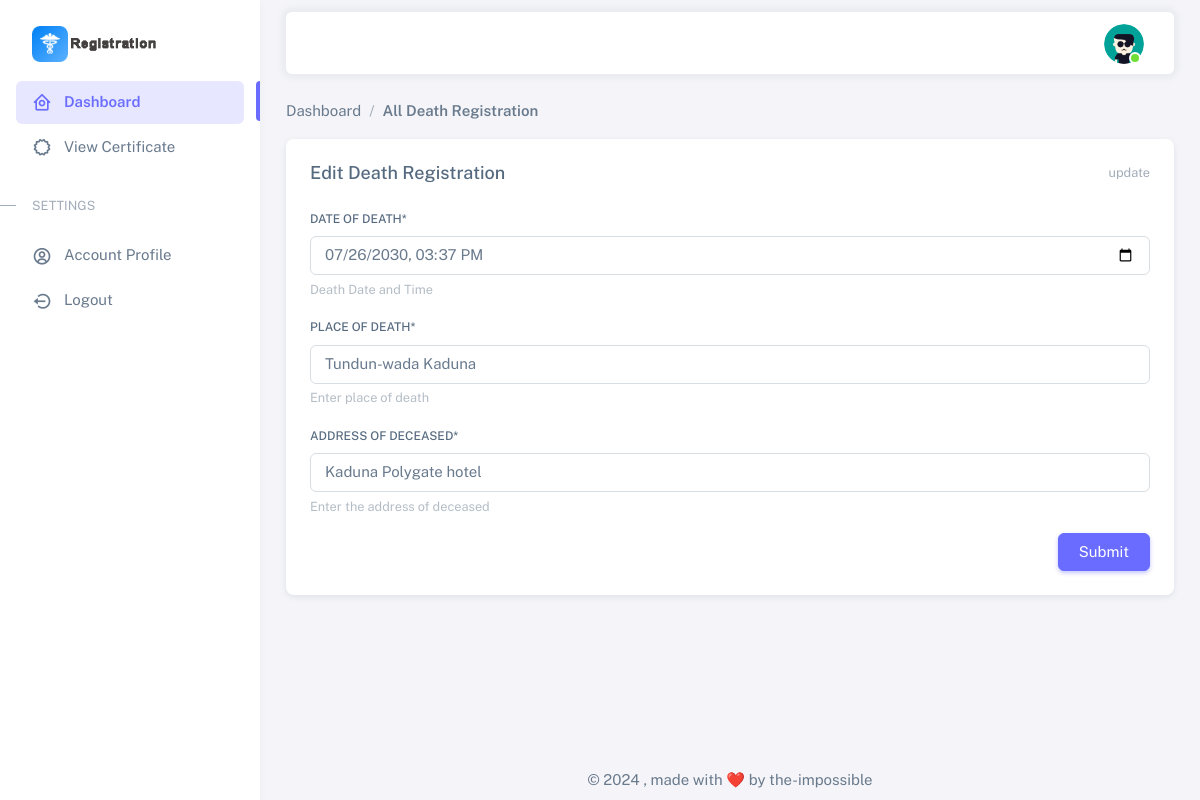
/reg/edit_death_reg/27f228062c384e7c9ea26eb551263321 (signed in), run on the app's committed database.
### eBirth_auth/models.py (models this page shows, shortened)
class User(AbstractBaseUser, PermissionsMixin):
    user_id = models.UUIDField(
        default=uuid.uuid4, primary_key=True, unique=True, editable=False)
    cert_no = models.CharField(
        max_length=10, db_index=True, unique=True, blank=True, null=True)
    nin = models.CharField(
        max_length=10, db_index=True, unique=True, blank=True, null=True)
    email = models.CharField(max_length=100, db_index=True, unique=True,
                             verbose_name='email address', blank=True, null=True)
    pic = models.ImageField(null=True, blank=True,
                            upload_to='uploads/', default='img/user.png')
    date_joined = models.DateTimeField(
        verbose_name='date_joined', auto_now_add=True)
    last_login = models.DateTimeField(
        verbose_name='last_login', auto_now=True, null=True)
    is_active = models.BooleanField(default=True)
    is_staff = models.BooleanField(default=False)
    is_superuser = models.BooleanField(default=False)
    is_hospital = models.BooleanField(default=False)
    USERNAME_FIELD = 'email'
    objects = UserManager()
    def __str__(self):
        if self.is_hospital or self.is_staff:
            return f'{self.email}'
        else:
            if self.email:
                return f'{self.email}'
            return f'{self.nin}'
    class Meta:
        db_table = 'Users'
        verbose_name_plural = 'Users'

### eBirth_reg/models.py (models this page shows, shortened)
class DeathRegistration(models.Model):
    death_id = models.UUIDField(
        default=uuid.uuid4, primary_key=True, unique=True, editable=False)
    user_id = models.ForeignKey(to=User, on_delete=models.CASCADE)
    birth_id = models.ForeignKey(to=BirthRegistration, on_delete=models.CASCADE)
    date_of_death = models.DateTimeField()
    age_at_death = models.CharField(max_length=4)
    place_of_death = models.CharField(max_length=100)
    address_of_deceased = models.CharField(max_length=100)
    certificate_num = models.CharField(max_length=10)
    hospital_issued = models.ForeignKey(
        to=HospitalProfile, on_delete=models.CASCADE)
    date_issue = models.DateTimeField(auto_now_add=True)
    class Meta:
        db_table = 'Death Registration'
        verbose_name_plural = 'Death Registrations'

### eBirth_reg/views.py (the view, shortened to what this page needs)
# urls.py: path('edit_death_reg/<str:pk>', EditDeathRegistrationView.as_view(), name="edit_death_reg"),
class EditDeathRegistrationView(LoginRequiredMixin, SuccessMessageMixin, UpdateView):
    model = DeathRegistration
    form_class = DeathRegistrationForm
    success_message = "Death Registration has been edited successfully!"
    template_name = "auth/edit_death_reg.html"
    def get_context_data(self, **kwargs):
        context = super().get_context_data(**kwargs)
        return context

### eBirth_reg/forms.py
class DeathRegistrationForm(forms.ModelForm):
    date_of_death = forms.CharField(help_text='Death Date and Time', widget=forms.TextInput(
        attrs={
            'class': 'form-control',
            'type': 'datetime-local',
        }
    ))
    place_of_death = forms.CharField(help_text='Enter place of death', widget=forms.TextInput(
        attrs={
            'class': 'form-control',
        }
    ))
    address_of_deceased = forms.CharField(help_text='Enter the address of deceased', widget=forms.TextInput(
        attrs={
            'class': 'form-control',
        }
    ))
    class Meta:
        model = DeathRegistration
        fields = ('date_of_death', 'place_of_death', 'address_of_deceased', )

### Templates/auth/edit_death_reg.html (shortened to what this page needs)
{% extends 'base.html' %}
{% load static %}
{% load crispy_forms_tags %}
{% block head %}{% include 'partials/auth_head.html' %}{% endblock head %}
{% block body %}
    <div class="layout-wrapper layout-content-navbar">
      <div class="layout-container">
        {% include 'partials/sidebar.html' %}
        <div class="layout-page">
	        {% block nav %} {% include 'partials/auth_nav.html' %} {% endblock %}
          <div class="content-wrapper">
            <div class="container-xxl flex-grow-1 container-p-y">
              <ol class="breadcrumb">
                <li class="breadcrumb-item"><a href="{% url 'auth:dashboard' %}">Dashboard</a></li>
                <li class="breadcrumb-item active"><a href="{% url 'reg:manage_death_reg' %}">All Death Registration</a></li>
              </ol>
              <div class="row">
                <div class="col-xxl">
                  <div class="card mb-4">
                    <div class="card-header d-flex align-items-center justify-content-between">
                      <h5 class="mb-0">Edit Death Registration</h5>
                      <small class="text-muted float-end">update</small>
                    </div>
                    <div class="card-body">
                      <form method="POST">
                        {{form|crispy}}
                        <div class="row justify-content-end">
                          <div class="col-sm-10">
                            <button type="submit" class="btn btn-primary float-end">Submit</button>
                          </div>
                        </div>
                      </form>
                    </div>
                  </div>
                </div>
              </div>
            </div>
            {% include 'partials/auth_footer.html' %}
          </div>
        </div>
      </div>
    </div>
{% endblock body %}

### Templates/partials/auth_nav.html (shortened to what this page needs)
{% load static %}
<nav class="layout-navbar container-xxl navbar navbar-expand-xl navbar-detached align-items-center bg-navbar-theme" id="layout-navbar">
    <div class="navbar-nav-right d-flex align-items-center" id="navbar-collapse">
      <ul class="navbar-nav flex-row align-items-center ms-auto">
        <li class="nav-item navbar-dropdown dropdown-user dropdown">
          <a class="nav-link dropdown-toggle hide-arrow" href="javascript:void(0);" data-bs-toggle="dropdown">
            <div class="avatar avatar-online">
                <img src="{{ request.user.pic.url }}" alt class="w-px-40 h-auto rounded-circle" />
            </div>
          </a>
        </li>
      </ul>
    </div>
  </nav>

### data on the page
User: user.pic (placeholder picture)
DeathRegistration: date_of_death "07/26/2030 15:37", place_of_death "Tundun-wada Kaduna", address_of_deceased "Kaduna Polygate hotel"
